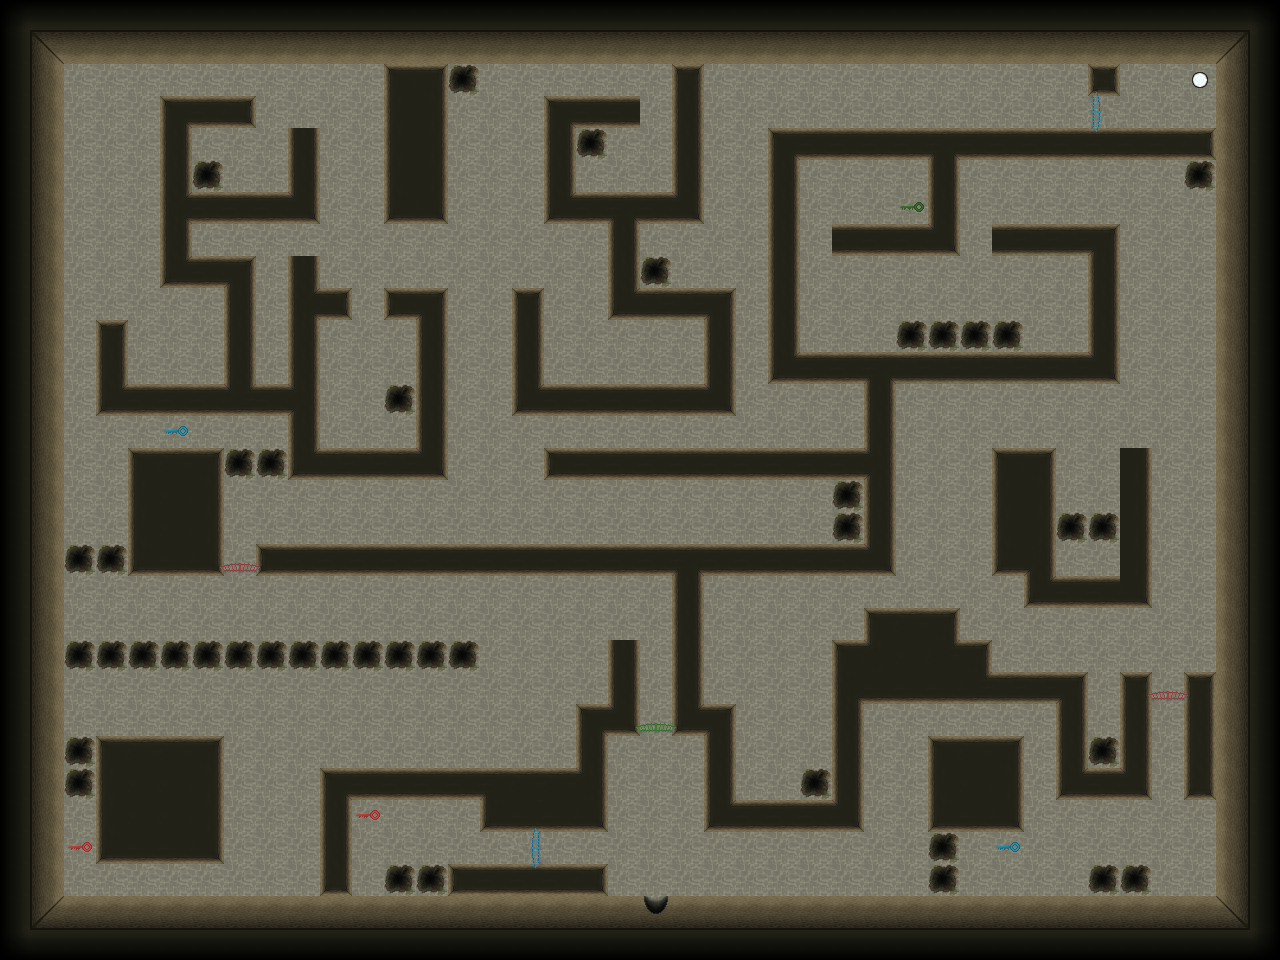

The image is a tile-based game level rendered from a .tmx file. Its description and source (layers, tilesets, objects; grid data summarised) follow:
An orthogonal 40x30 tile map with 32x32 px tiles, 2 tile layers (base, interaction).

<map version="1.9" tiledversion="1.9.0" orientation="orthogonal" renderorder="right-down" width="40" height="30" tilewidth="32" tileheight="32" infinite="0" nextlayerid="3" nextobjectid="1">
 <tileset firstgid="1" source="tileset.tsx" />
 <layer id="1" name="base" width="40" height="30">
  <data>[1200 cells, 1200 non-empty, 23 distinct tile ids]</data>
 </layer>
 <layer id="2" name="interaction" width="40" height="30" locked="1">
  <data>[1200 cells, 15 non-empty, 11 distinct tile ids]</data>
 </layer>
</map>
